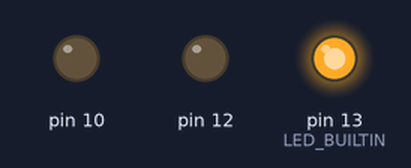
The sketch below on a simulated Arduino Uno, built with avr-gcc and run on an emulated ATmega328P. Parts: output pins drawn as LEDs (lit = HIGH).

Above: at 0.5 s.
At 2.5 s:
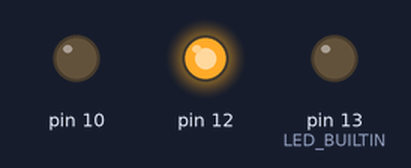
At 4.5 s:
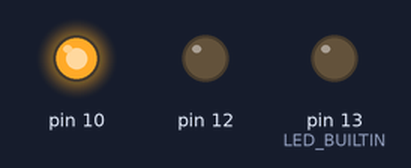
At 5.5 s:
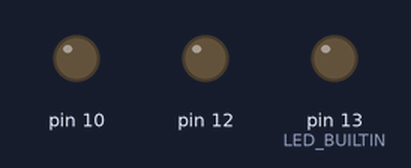
Timing chart, 0 to 7.8 s (numbered marks = the images above):
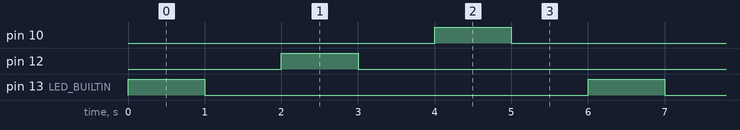

The sketch:

Lab1_3WayBlink.ino
```cpp
// 1- Harshnandan Dasika - 652855943
// 2- Lab 1 - Get started with Arduino -  blinking lights_
// 3- Description - The LED on 13 blinks first, and then the red and green LED's need to blink one after the other with a delay in between.
// 4- No assumptions for this lab
// 5- References - I only used the Arduino documentation provided in the Lab 1 document on Blackboard
// 6- Demo: In-person Demo: Neel Parikh

unsigned long myTime;

void setup() {
  // put your setup code here, to run once:
  pinMode(LED_BUILTIN, OUTPUT);
  pinMode(12, OUTPUT);
  pinMode(10, OUTPUT);
}

void loop() {
  // put your main code here, to run repeatedly:
  myTime = millis();                 // get runtime from start
  digitalWrite(LED_BUILTIN, HIGH);   // turn the LED on (HIGH is the voltage level)
  while (millis() < myTime + 1000) {

  }
  myTime = millis() + 1000;
  digitalWrite(LED_BUILTIN, LOW);    // turn the LED off by making the voltage LOW
  while (millis() < myTime) {

  }

  myTime = millis();                 // get runtime from start
  digitalWrite(12, HIGH);   // turn the LED on (HIGH is the voltage level)
  while (millis() < myTime + 1000) {

  }
  myTime = millis() + 1000;
  digitalWrite(12, LOW);    // turn the LED off by making the voltage LOW
  while (millis() < myTime) {

  }

  myTime = millis();                 // get runtime from start
  digitalWrite(10, HIGH);   // turn the LED on (HIGH is the voltage level)
  while (millis() < myTime + 1000) {

  }
  myTime = millis() + 1000;
  digitalWrite(10, LOW);    // turn the LED off by making the voltage LOW
  while (millis() < myTime) {

  }
}
```

Measured:
- by itself, pin 10, pin 12, pin 13 (LED_BUILTIN): alternates HIGH for 1.0 s and LOW for 5.0 s
- by itself, everything shown: repeats every 6.0 s, in 6 steps
